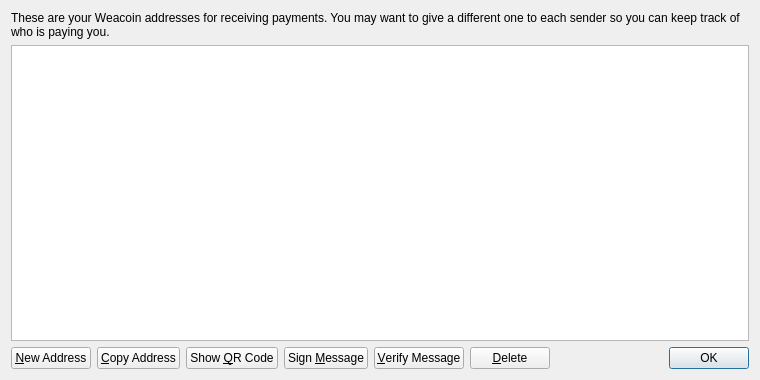
<?xml version="1.0" encoding="UTF-8"?>
<ui version="4.0">
 <class>AddressBookPage</class>
 <widget class="QWidget" name="AddressBookPage">
  <property name="geometry">
   <rect>
    <x>0</x>
    <y>0</y>
    <width>760</width>
    <height>380</height>
   </rect>
  </property>
  <property name="windowTitle">
   <string>Address Book</string>
  </property>
  <layout class="QVBoxLayout" name="verticalLayout">
   <item>
    <widget class="QLabel" name="labelExplanation">
     <property name="text">
      <string>These are your Weacoin addresses for receiving payments. You may want to give a different one to each sender so you can keep track of who is paying you.</string>
     </property>
     <property name="textFormat">
      <enum>Qt::PlainText</enum>
     </property>
     <property name="wordWrap">
      <bool>true</bool>
     </property>
    </widget>
   </item>
   <item>
    <widget class="QTableView" name="tableView">
     <property name="contextMenuPolicy">
      <enum>Qt::CustomContextMenu</enum>
     </property>
     <property name="toolTip">
      <string>Double-click to edit address or label</string>
     </property>
     <property name="tabKeyNavigation">
      <bool>false</bool>
     </property>
     <property name="alternatingRowColors">
      <bool>true</bool>
     </property>
     <property name="selectionMode">
      <enum>QAbstractItemView::SingleSelection</enum>
     </property>
     <property name="selectionBehavior">
      <enum>QAbstractItemView::SelectRows</enum>
     </property>
     <property name="sortingEnabled">
      <bool>true</bool>
     </property>
     <attribute name="verticalHeaderVisible">
      <bool>false</bool>
     </attribute>
    </widget>
   </item>
   <item>
    <layout class="QHBoxLayout" name="horizontalLayout">
     <item>
      <widget class="QPushButton" name="newAddressButton">
       <property name="toolTip">
        <string>Create a new address</string>
       </property>
       <property name="text">
        <string>&amp;New Address</string>
       </property>
       <property name="icon">
        <iconset resource="../bitcoin.qrc">
         <normaloff>:/icons/add</normaloff>:/icons/add</iconset>
       </property>
      </widget>
     </item>
     <item>
      <widget class="QPushButton" name="copyToClipboard">
       <property name="toolTip">
        <string>Copy the currently selected address to the system clipboard</string>
       </property>
       <property name="text">
        <string>&amp;Copy Address</string>
       </property>
       <property name="icon">
        <iconset resource="../bitcoin.qrc">
         <normaloff>:/icons/editcopy</normaloff>:/icons/editcopy</iconset>
       </property>
      </widget>
     </item>
     <item>
      <widget class="QPushButton" name="showQRCode">
       <property name="text">
        <string>Show &amp;QR Code</string>
       </property>
       <property name="icon">
        <iconset resource="../bitcoin.qrc">
         <normaloff>:/icons/qrcode</normaloff>:/icons/qrcode</iconset>
       </property>
      </widget>
     </item>
     <item>
      <widget class="QPushButton" name="signMessage">
       <property name="toolTip">
        <string>Sign a message to prove you own a Weacoin address</string>
       </property>
       <property name="text">
        <string>Sign &amp;Message</string>
       </property>
       <property name="icon">
        <iconset resource="../bitcoin.qrc">
         <normaloff>:/icons/edit</normaloff>:/icons/edit</iconset>
       </property>
      </widget>
     </item>
     <item>
      <widget class="QPushButton" name="verifyMessage">
       <property name="toolTip">
        <string>Verify a message to ensure it was signed with a specified Weacoin address</string>
       </property>
       <property name="text">
        <string>&amp;Verify Message</string>
       </property>
       <property name="icon">
        <iconset resource="../bitcoin.qrc">
         <normaloff>:/icons/transaction_0</normaloff>:/icons/transaction_0</iconset>
       </property>
      </widget>
     </item>
     <item>
      <widget class="QPushButton" name="deleteButton">
       <property name="toolTip">
        <string>Delete the currently selected address from the list</string>
       </property>
       <property name="text">
        <string>&amp;Delete</string>
       </property>
       <property name="icon">
        <iconset resource="../bitcoin.qrc">
         <normaloff>:/icons/remove</normaloff>:/icons/remove</iconset>
       </property>
      </widget>
     </item>
     <item>
      <spacer name="horizontalSpacer">
       <property name="orientation">
        <enum>Qt::Horizontal</enum>
       </property>
       <property name="sizeHint" stdset="0">
        <size>
         <width>40</width>
         <height>20</height>
        </size>
       </property>
      </spacer>
     </item>
     <item>
      <widget class="QDialogButtonBox" name="buttonBox">
       <property name="sizePolicy">
        <sizepolicy hsizetype="Maximum" vsizetype="Fixed">
         <horstretch>0</horstretch>
         <verstretch>0</verstretch>
        </sizepolicy>
       </property>
       <property name="standardButtons">
        <set>QDialogButtonBox::Ok</set>
       </property>
      </widget>
     </item>
    </layout>
   </item>
  </layout>
 </widget>
 <resources>
  <include location="../bitcoin.qrc"/>
 </resources>
 <connections/>
</ui>
